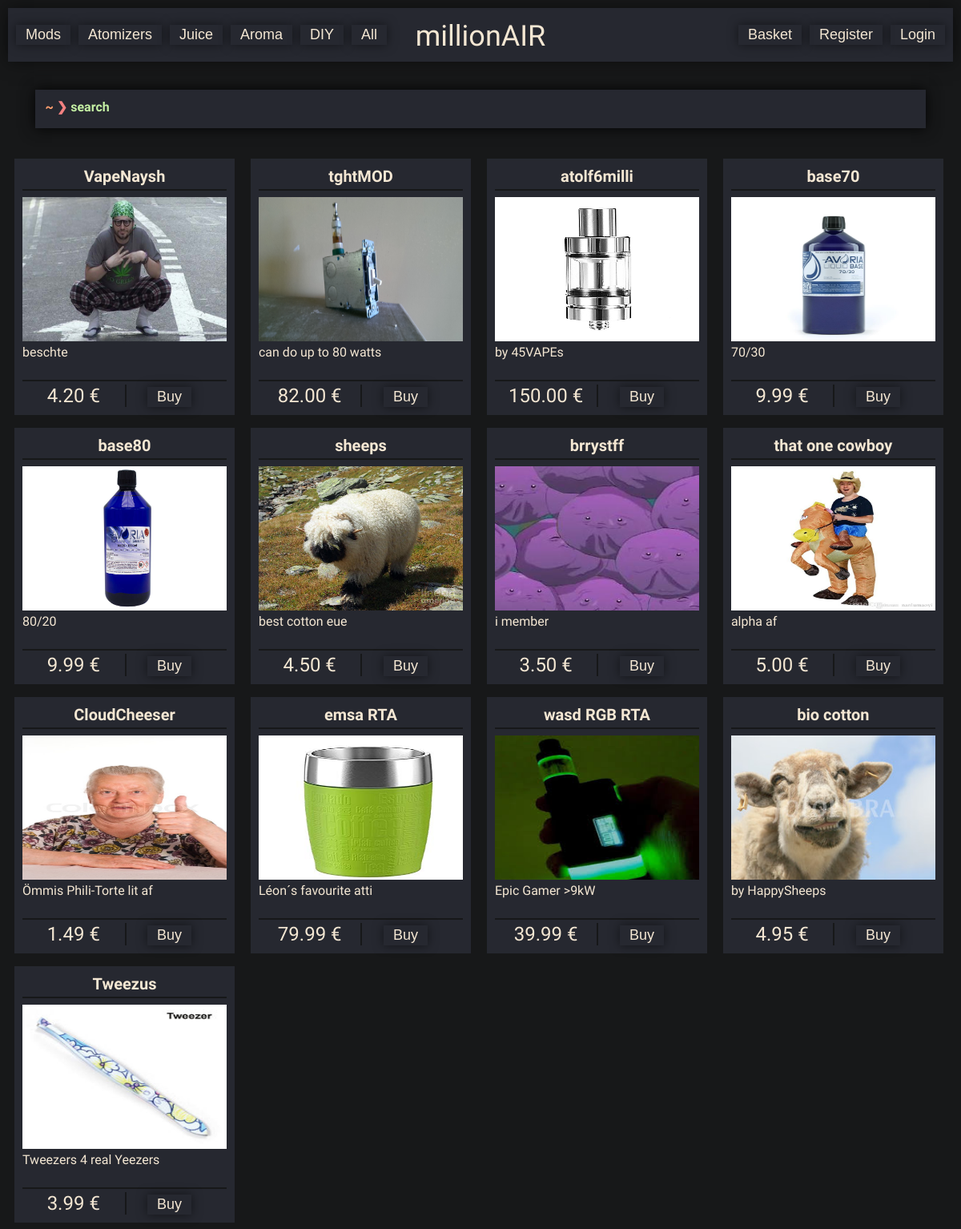
The page / on the database its author committed.
### tables this page shows
CREATE TABLE `item` (
  `itemID` int(11) NOT NULL,
  `item` varchar(50) DEFAULT NULL,
  `description` varchar(50) DEFAULT NULL,
  `stock` int(11) DEFAULT NULL,
  `price` float DEFAULT NULL,
  `flavorID` int(11) DEFAULT NULL,
  `categoryID` int(11) DEFAULT NULL
);

### index.php (the view, shortened to what this page needs)
<!DOCTYPE html>
<html lang='en'>
  <head>
      <link href='/millionAIR/css/general.css' media='screen' rel='stylesheet' type='text/css'/>
      <link href='/millionAIR/css/font.css' media='screen' rel='stylesheet' type='text/css'/>
      <link href='/millionAIR/css/form.css' media='screen' rel='stylesheet' type='text/css'/>
      <link href='/millionAIR/css/article.css' media='screen' rel='stylesheet' type='text/css'/>
  </head>
  <body>
    <div id='titleBar'>
      <div id='title_categories'>
        <form class="title-categories" action="/millionAIR/index.php?category=Mods" method="post">
          <input class='button button_title' type="submit" name="Mods" value="Mods">
        </form>
        <form class="title-categories" action="/millionAIR/index.php?category=Atomizers" method="post">
          <input class='button button_title' type="submit" name="Atomizers" value="Atomizers">
        </form>
        <form class="title-categories" action="/millionAIR/index.php?category=Juice" method="post">
          <input class='button button_title' type="submit" name="Juice" value="Juice">
        </form>
        <form class="title-categories" action="/millionAIR/index.php?category=Aroma" method="post">
          <input class='button button_title' type="submit" name="Aroma" value="Aroma">
        </form>
        <form class="title-categories" action="/millionAIR/index.php?category=DIY" method="post">
          <input class='button button_title' type="submit" name="DIY" value="DIY">
        </form>
        <form class="title-categories" action="/millionAIR/index.php?category=All" method="post">
          <input class='button button_title' type="submit" name="all" value="All">
        </form>
      </div>
      <span class='font_title'><a href='/millionAIR/index.php'>millionAIR</a></span>
      <div id='title_profile'>
          <?php
            if (empty($_SESSION['userID'])) {
              echo "  <form class='title_profile_align' action='/millionAIR/sites/login.php' method='post'>
                        <input class='button button_title' type='submit' name='login' value='Login'>
                      </form>
                      <form class='title_profile_align' action='/millionAIR/sites/register.php' method='post'>
                        <input class='button button_title' type='submit' name='register' value='Register'>
                      </form>";
            }
          ?>
          <form class='title_profile_align' action='/millionAIR/sites/basket.php' method='post'>
            <input class='button button_title' type='submit' name='basket' value='Basket'>
          </form>
      </div>
    </div>
    <header>
      <div id='searchSpace'>
        <label id='searchBoxPreText' class='font_bold'>
          <span class='font_pre01'> ~ </span>
          <span class='font_pre02'> ❯ </span>
          <span class='font_pre03'> search </span>
        </label>
        <form id='searchBox' class='font_bold' method='post' action='/millionAIR/index.php?category=search'>
          <input id='searchInput' type='text' name='searching' placeholder='' autocomplete='off' autofocus>
        </form>
      </div>
    </header>
    <div id='content'>
    <div class='preview'>
      <?php
        $mysqli = new mysqli("localhost", "root","", "millionAIR");
        if (!empty($_GET['category']))
        {
          $category = $_GET['category'];
          switch ($category) {
            case 'Mods':
              $articles = $mysqli->query("SELECT * FROM item WHERE categoryID=3");
              break;
            case 'Atomizers':
              $articles = $mysqli->query("SELECT * FROM item WHERE categoryID=4");
              break;
            case 'Juice':
              $articles = $mysqli->query("SELECT * FROM item WHERE categoryID=1");
              break;
            case 'Aroma':
              $articles = $mysqli->query("SELECT * FROM item WHERE categoryID=2");
              break;
            case 'DIY':
              $articles = $mysqli->query("SELECT * FROM item WHERE categoryID=5");
              break;
            case 'search':
              if (!empty($_POST['searching'])) {
                $search = "'%" . $_POST['searching'] . "%'";
                $articles = $mysqli->query("SELECT * FROM item i JOIN category c ON i.categoryID = c.categoryID
                                            WHERE i.item LIKE {$search} OR i.description LIKE {$search} OR c.category LIKE {$search}");
              } else {
                $articles = $mysqli->query("SELECT * FROM item");
              }
              break;
            case 'All':
              $articles = $mysqli->query("SELECT * FROM item");
              break;
            default:
              $articles = $mysqli->query("SELECT * FROM item");
              break;
          }
        } else {
          $articles = $mysqli->query("SELECT * FROM item");
          $category = 'All';
        }
        while ($article = $articles->fetch_array()) {
          $pic = $article['itemID'] . ".png";
          $name = $article['item'];
          $description = $article['description'];
          $price = number_format($article['price'],2);
          $ID = $article['itemID'];
          echo "    <div class='article'>
                    <div class='article_tile'>
                        <a class='article_tile' href='/millionAIR/sites/product.php?product=$ID'>$name</a>
                    </div>
                    <div class='article_content'>
                      <a href='/millionAIR/sites/product.php?product=$ID'>
                      <img src='/millionAIR/img/$pic' class='article_image'>
                      </a>
                      <div class='article_short_description'>
                        $description
                      </div>
                    </div>
                    <div class='article_bottom'>
                      <span class='article_price'>$price €</span>
                      <form class='button_article_align' action='/millionAIR/sites/addtobasket.php?tobasket=$ID&return=/millionAIR/index.php?category=$category' method='post'>
                          <input class='button button_article' type='submit' name='$ID' value='Buy'>
                          <input type='hidden' name='quantity' value='1'>
                      </form>
                    </div>
                  </div>";
        }
      ?>
      </div>
    </div>
  </body>
</html>

### css/general.css (style rules this page uses)
html { --color-bg: #171819; --color-main: #262830; --color-sb-inactive: #212328; --color-selection: #ffecba; --color-text-link: #F4E7D3; --color-text-inactive: #747470; --color-text-content: #F4E7D3; --color-text-pre01: #FFA06F; --color-text-pre02: #F38181; --color-text-pre03: #c5f0a4; --color-shadow5: rgba(0,0,0,.5); --color-shadow6: rgba(0,0,0,.6); --color-shadow75: rgba(0,0,0,.75); --height-searchBox: 48px; --width-label: 10ch; --width-category: 40ch; --width-articleSpacing: 2px; --padding-category: 10px; --margin-category: 5px; --font-size-normal: 16px; min-height: 100vh; background: var(--color-bg); font-family: 'Varela Round', sans-serif; font-size: var(--font-size-normal); -webkit-font-smoothing: antialiased; -moz-osx-font-smoothing: grayscale; }
body { margin: 10px 10px 0; color: white; }
header { position: relative; background: transparent; color: var(--color-text-content); max-width: calc(120ch + 12px + (2 * var(--padding-category))); height: auto; margin: 0 auto 10px; box-shadow: 0 0 20px 0 var(--color-shadow5); transition: box-shadow 500ms ease; }
#titleBar { position: relative; z-index: 10; background: var(--color-main); color: var(--color-text-content); height: calc(1.4 * var(--height-searchBox)); width: 100%; margin: 0 auto 10px; font-size: 36px; line-height: calc(1.4 * var(--height-searchBox) + 4px); text-align: center; box-shadow: 0 0 20px 0 var(--color-shadow5); transition: box-shadow 500ms ease; }
#title_categories { position: absolute; top: -8px; left: 10px; }
.title-categories { float: left; }
.title-categories:not(:first-child) { margin-left: 10px; }
#title_profile { position: absolute; top: -8px; right: 10px; }
.title_profile_align { float: right; }
.title_profile_align:not(:first-child) { margin-right: 10px; }
#content { position: relative; color: var(--color-text-content); background: transparent; height: 400px; width: 100%; margin-left: auto; margin-right: auto; margin-bottom: 22px; font-family: inherit; font-size: inherit; }
.preview { position: relative; z-index: 2; background: transparent; width: 100%; margin-top: 30px; }

### css/form.css (style rules this page uses)
input[type='text'], input[type='number'], input[type='password'] { display: relative; color: var(--color-text-link); color: var(--color-text-inactive); background: var(--color-main); height: var(--hight-searchBox); width: 100%; margin: 10px auto; padding-left: 1ch; padding-right: 1ch; font: inherit; text-align: center; outline: none; border: 2px solid transparent; box-sizing: border-box; box-shadow: 0 0 13px 0 var(--color-shadow5); transition: color 500ms, border 300ms, box-shadow 500ms, border-radius 300ms; }
.button { position: relative; background: var(--color-main); color: var(--color-text-content); color: var(--color-text-inactive); padding: 0 10px; margin: 10px auto; font-size: 2em; text-align: center; border: 2px solid transparent; -webkit-font-smoothing: antialiased; box-shadow: 0 0 13px 0 var(--color-shadow5); transition: background 300ms, color 300ms, border 300ms, box-shadow 500ms, border-radius 300ms; }
#searchSpace { height: var(--height-searchBox); z-index: 5; margin-top: 35px; }
#searchBoxPreText { position: absolute; display: inline; margin: 12px 12px; padding-bottom: 0; user-select: none; }
#searchInput { display: inline; background: var(--color-main); color: var(--color-text-link); outline: none; border: 2px solid transparent; box-sizing: border-box; font: inherit; text-align: left; height: var(--height-searchBox); width: 100%; margin-top: 0px; margin-bottom 0px; padding-left: 9ch; padding-right: 1ch; transition: color 500ms, border 300ms, box-shadow 500ms, border-radius 300ms; }
.button_title { font-size: 18px; color: var(--color-text-content); }
.button_article { float: right; color: var(--color-text-content); font-size: 18px; right: 44px; bottom: 7px; }

### css/article.css (style rules this page uses)
.article { display: inline-block; z-index: 2; background: var(--color-main); color: inherit; height: 300px; width: calc(25% - (4 * 10px)); padding: 10px; border: 8px solid var(--color-bg); }
.article_tile { width: 100%; font-size: 20px; font-weight: bold; padding-bottom: 4px; border-bottom: 2px solid var(--color-bg); color: var(--color-text-content); }
.article_image { width: 100%; margin-top: 8px; height: 180px; }
.article_bottom { height: 30px; }

### rows shown on the page
item: item "VapeNaysh", shows a picture, description "beschte", price "4.20"
item: item "tghtMOD", shows a picture, description "can do up to 80 watts", price "82.00"
item: item "atolf6milli", shows a picture, description "by 45VAPEs", price "150.00"
item: item "base70", shows a picture, description "70/30", price "9.99"
item: item "base80", shows a picture, description "80/20", price "9.99"
item: item "sheeps", shows a picture, description "best cotton eue", price "4.50"
item: item "brrystff", shows a picture, description "i member", price "3.50"
item: item "that one cowboy", shows a picture, description "alpha af", price "5.00"
item: item "CloudCheeser", shows a picture, description "Ömmis Phili-Torte lit af", price "1.49"
item: item "emsa RTA", shows a picture, description "Léon´s favourite atti", price "79.99"
item: item "wasd RGB RTA", shows a picture, description "Epic Gamer >9kW", price "39.99"
item: item "bio cotton", shows a picture, description "by HappySheeps", price "4.95"
item: item "Tweezus", shows a picture, description "Tweezers 4 real Yeezers", price "3.99"
